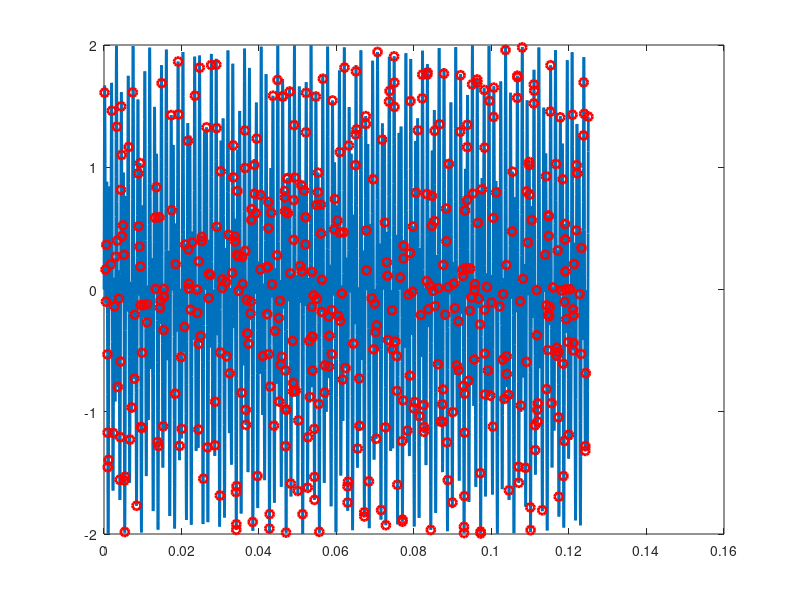
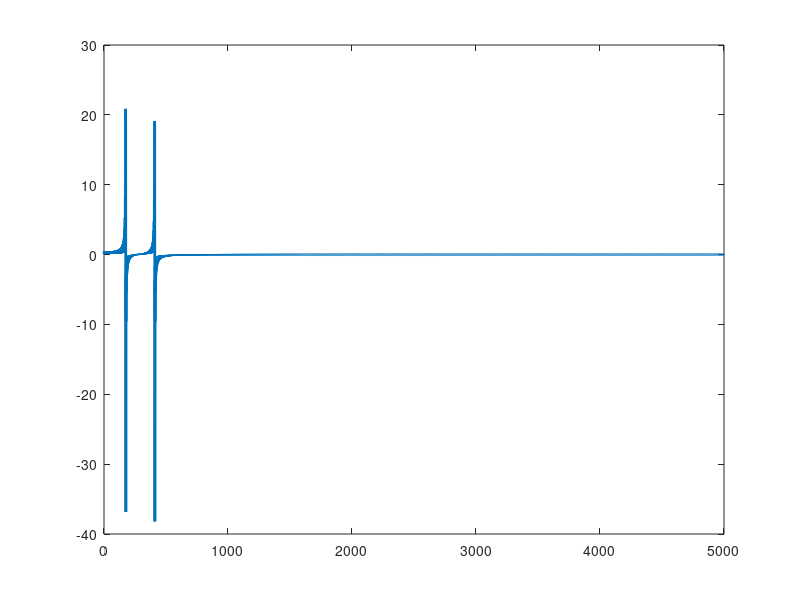

The MATLAB script that drew these images, in order: (Note: this script raises an error after producing the figures.)
clear all; close all; clc;
n=5000;% samples number
% fs = 96000;
t=linspace(0,1/8,n);% from 0 to 1/8 sec get n samples
f=sin(1394*pi*t)+sin(3266*pi*t); % my signal
plot(t, f, 'Linewidth', [2]);
ft=dct(f); %discerte cosine transform
figure(2);
plot(ft, 'Linewidth', [2])

% sound(t,fs)
m=floor(0.1*n);%number of samples from original data
temp=randperm(n);
ind=temp(1:m);
tr=t(ind);% samples of time
b=sin(1394*pi*tr)+sin(3266*pi*tr);% b  is the sampled data
figure(1)
hold on, plot(tr, b,'ro', 'linewidth', [2])

PSI=dct(eye(n,n)); %the transformation matrix (psi)
A=PSI(ind,:); %Calculate A= phi * psi. 
%-----------------------------------------------------
%Solve for s in  A*C = b (using  L1 norm). 

  cvx_begin
     variable x(n)
      minimize(norm(x,1));
      subject to 
         A*x==b.';
         cvx_end
 %----------------------------------------------------
 C =x;
sig1=idct(C)'; % Recover the original signal (f) using f= psi * C.  
 
 figure(3)
plot(ft,'b'), hold on , plot(C,'r');

figure(4)
plot(t,f,t,sig1);
E=f-sig1;
snr(f,E)
mean(E)
